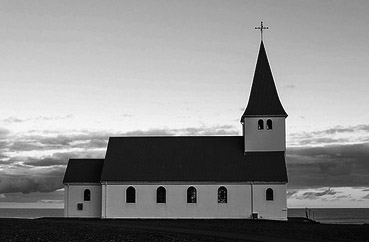
//> input picture exp6/pic2.jpg, 369 x 242 px
$ ./item2   (built with g++ and OpenCV 4)
//> lines starting //> are read from the running program, lines starting //| are printed output that depends on the picture
#include <iostream>
#include <opencv2/opencv.hpp>
#include <opencv2/highgui.hpp>
#include <opencv2/imgproc.hpp>
/*
 * 2. 利用OpenCV提供的Sobel()函数（梯度算子尺寸是3×3），
 * 输出实验图像3的水平梯度图、
 *              垂直梯度图、
 *              梯度强度图（边缘强度以平方根形式来衡量）以及
 *              梯度强度图的反色图。
 *  参考Chap8 PPT
 */

using namespace std;
using namespace cv;

// 输出实验图像3的水平梯度图、垂直梯度图、梯度强度图、梯度强度图的反色图

int main(int argc, const char * argv[]) {

    Mat I = imread("/Users/dddwj/ownCloud/mac/备份/学习/1笔记/201902学期/计算机图像处理/LearnOpenCV/exp6/pic2.jpg", CV_LOAD_IMAGE_GRAYSCALE);
//> I is the input picture: 242 rows x 369 cols, CV_8UC1; min 0, max 255, mean 140
    imshow("raw", I);

    // 水平梯度图
    Mat O_gx, O_gx_abs;
    Sobel(I, O_gx, CV_32FC1, 1, 0, 3, 1, 0, BORDER_DEFAULT);
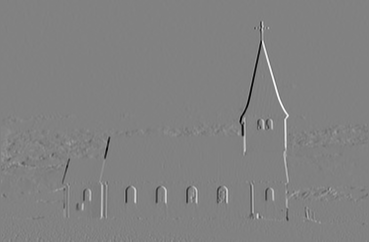
//> O_gx: 242 rows x 369 cols, CV_32FC1; min -950, max 917, mean -0.5; drawn with min black and max white
    convertScaleAbs(O_gx, O_gx_abs);        // 取绝对值，从而转为CV_8UC1
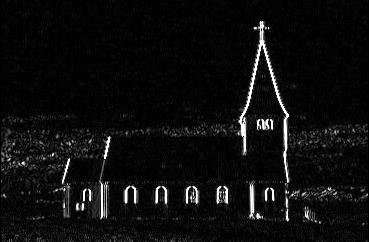
//> O_gx_abs: 242 rows x 369 cols, CV_8UC1; min 0, max 255, mean 13.9
    imshow("O_horizonal", O_gx_abs);
//    O_gx.convertTo(O_gx_abs2, CV_8UC1);   // 使用这种方式转换会导致输出错误。但是，从文档上看这种方式与"取绝对值"方法效果一致，待研究源码。
//    imshow("O_horizonal2", O_gx_abs2);

    // 垂直梯度图
    Mat O_gy, O_gy_abs;
    Sobel(I, O_gy, CV_32FC1, 0, 1, 3, 1, 0, BORDER_DEFAULT);
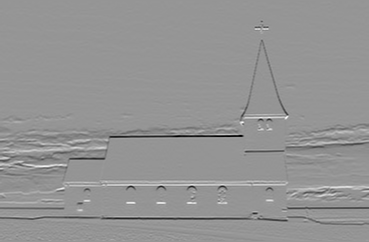
//> O_gy: 242 rows x 369 cols, CV_32FC1; min -949, max 674, mean -4.7; drawn with min black and max white
    convertScaleAbs(O_gy, O_gy_abs);
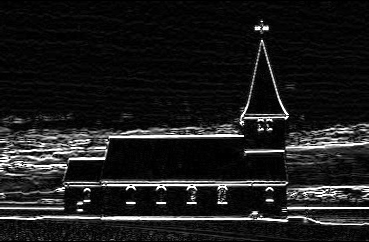
//> O_gy_abs: 242 rows x 369 cols, CV_8UC1; min 0, max 255, mean 28.3
    imshow("O_vertical", O_gy_abs);

    // 梯度强度图
    Mat O_gx1, O_gy1, O_edge;
    pow(O_gx, 2, O_gx1);
    pow(O_gy, 2, O_gy1);
    sqrt(O_gx1 + O_gy1, O_edge); // 平方根形式衡量边缘强度
    O_edge.convertTo(O_edge, CV_8UC1);
    imshow("O_edge", O_edge);
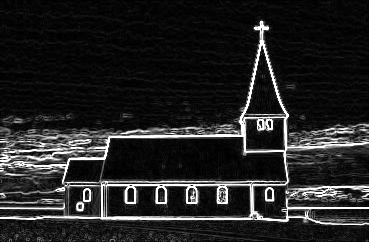
//> window 'O_edge': 242 rows x 369 cols, CV_8UC1; min 0, max 255, mean 35.3

    // 梯度强度图的反色图
    O_edge.convertTo(O_edge, CV_32FC1);     // 注意：总是要使用CV_32FC1类型来计算，使用CV_8UC1类型来输出！
    Mat O_edge_inv = Mat(O_edge.rows, O_edge.cols, CV_32FC1);
    for (int i = 0; i < O_edge.rows; i++){
        for (int j = 0; j < O_edge.cols; j++){
            O_edge_inv.at<float>(i, j) = 255 - (int)O_edge.at<float>(i, j);
        }
    }
    O_edge_inv.convertTo(O_edge_inv, CV_8UC1);
    imshow("O_edge_inv", O_edge_inv);
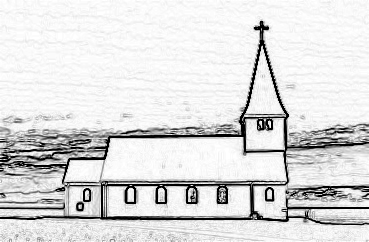
//> window 'O_edge_inv': 242 rows x 369 cols, CV_8UC1; min 0, max 255, mean 219.7

    waitKey(0);
    return 0;
}
